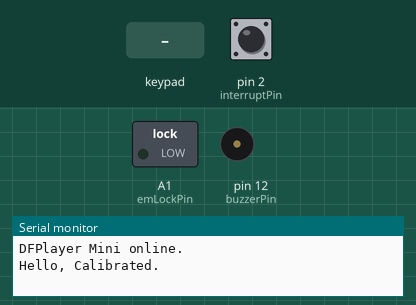
This sketch was run on a simulated Arduino Uno, built with avr-gcc and run on an emulated ATmega328P. Shown: switched loads named in the sketch (green lamp = pin HIGH), buzzer (waves = sounding), the last lines printed to the serial monitor. Inputs (shaded band) come from the test bench; at power-on: pin 2 (interruptPin) LOW. The audio player accepts every command and is not drawn.

Above: at 1.7 s.
1.8 s: pin 2 (interruptPin) pulled HIGH for 0.15 s
3.4 s: keypad keys 3 4 7 3 pressed 0.4 s apart
At 3.9 s:
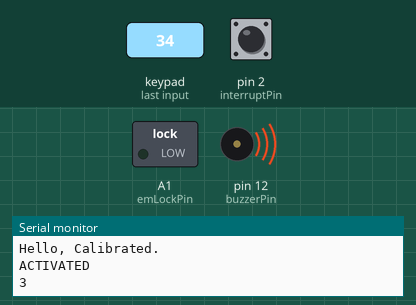
6.5 s: key '*' pressed
8.0 s: key '1' pressed
At 9.6 s:
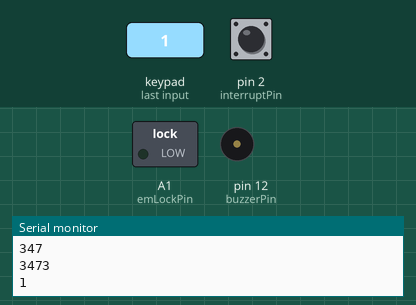
Timing chart, 0 to 10.6 s (numbered marks = the images above; inputs shaded):
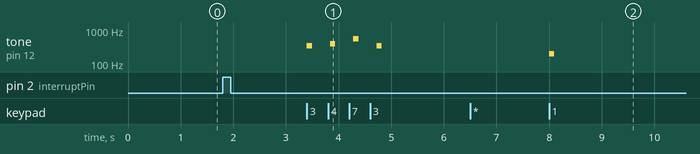

The sketch:

Mystery_booth.ino
```cpp
// Arduino coin acceptor code by hxlnt
// Originally created for "Adding a Coin Acceptor to Your Arduino Project" on the Maker Show
// See the entire video tutorial at https://channel9.msdn.com/Shows/themakershow/10
//
// Read your coin acceptor's specs and instructions first for hookup specifics
// Modifications to this code may be needed
// Coin acceptor model used in this example is JY-923
//

#include <stdio.h>

//Download the following libraries listed below.
#include "Keypad.h"
#include "Arduino.h"
#include "SoftwareSerial.h"
#include "DFRobotDFPlayerMini.h"

SoftwareSerial mySoftwareSerial(10, 11); // RX, TX
DFRobotDFPlayerMini myDFPlayer;
using namespace std;

//Constants
const byte ROWS = 4; //number of rows on the keypad i.e. 4
const byte COLUMNS = 3; //number of columns on the keypad i,e, 3
const String PASSCODE = "3473";
const int interruptPin = 2;
const int buzzerPin = 12; //buzzer to arduino pin 9
//Global variables
boolean isAvailable = false;
volatile byte state = LOW;
int ctr = 0;
boolean play = false;
String code = "";

//Keypad
char keymap[ROWS][COLUMNS]={{'1', '2', '3'},
                            {'4', '5', '6'},
                            {'7', '8', '9'},
                            {'*', '0', '#'}
                            };
byte rowPins[ROWS]= {4,9,8,6};
byte columnPins[COLUMNS]= {5,3,7};
Keypad kpd= Keypad(makeKeymap(keymap), rowPins, columnPins, ROWS, COLUMNS);

void setup() {
  Serial.begin(9600);

  pinMode(buzzerPin, OUTPUT);
  mySoftwareSerial.begin(9600);
  Serial.println();
  Serial.println(F("DFRobot DFPlayer Mini Demo"));
  Serial.println(F("Initializing DFPlayer ... (May take 3~5 seconds)"));

  if (!myDFPlayer.begin(mySoftwareSerial)) {  //Use softwareSerial to communicate with mp3.
    Serial.println(F("Unable to begin:"));
    Serial.println(F("1.Please recheck the connection!"));
    Serial.println(F("2.Please insert the SD card!"));
    while (true);
  }
  //myDFPlayer.reset();
  Serial.println(F("DFPlayer Mini online."));
  Serial.println("Hello, Calibrated.");
  attachInterrupt(digitalPinToInterrupt(interruptPin), blink, RISING);
}

void loop() {

  if (isAvailable){
     char keypressed = kpd.getKey();
    if (keypressed != NO_KEY)
     {
          if(keypressed == '#' ){

            code = "";
          }
          else if (keypressed == '*'){
            if (code == PASSCODE){
              const int emLockPin = A1;
              pinMode(emLockPin, OUTPUT);

              code = "";

              myDFPlayer.volume(15);  //Set volume value. From 0 to 30
              myDFPlayer.play(1);
            }
            ctr = 0;
            code = "";
            return;
          }
          else{
            code=code+keypressed;
          }

        tone_dial(keypressed);
        Serial.println(code);
        delay(300);

     }
  }
}

void blink() {
  if (isAvailable == false){
    isAvailable = true;

      Serial.println("ACTIVATED");
   }
}
void tone_dial(char key){
  switch(key){
    case '1':
    beep(200,100);
    break;
    beep(250,100);
    case '2':
    beep(300,100);
    break;
    case '3':
    beep(350,100);
    break;
    case '4':
    beep(400,100);
    break;
    case '5':
    beep(450,100);
    break;
    case '6':
    beep(500,100);
    break;
    case '7':
    beep(550,100);
    break;
    case '8':
    beep(600,100);
    break;
    case '9':
    beep(650,100);
    break;
    case '0':
    beep(700,100);
    break;
    case '#':
    beep(750,100);
    break;
    case '*':
    beep(800,100);
    break;
  }
}
void beep(int note, int duration)
{
  //Play tone on buzzerPin
  tone(buzzerPin, note, duration);


  delay(duration);

  //Stop tone on buzzerPin
  noTone(buzzerPin);

  delay(20);

}
```

Measured:
- after the input at 3.4 s, tone on pin 12 (buzzerPin): plays 350 Hz for 0.10 s, 400 Hz for 0.10 s, 550 Hz for 0.10 s, 350 Hz for 0.10 s, starting at once
- after the input at 8.0 s, tone on pin 12 (buzzerPin): silent → 200 Hz at once, → silent 0.10 s later
